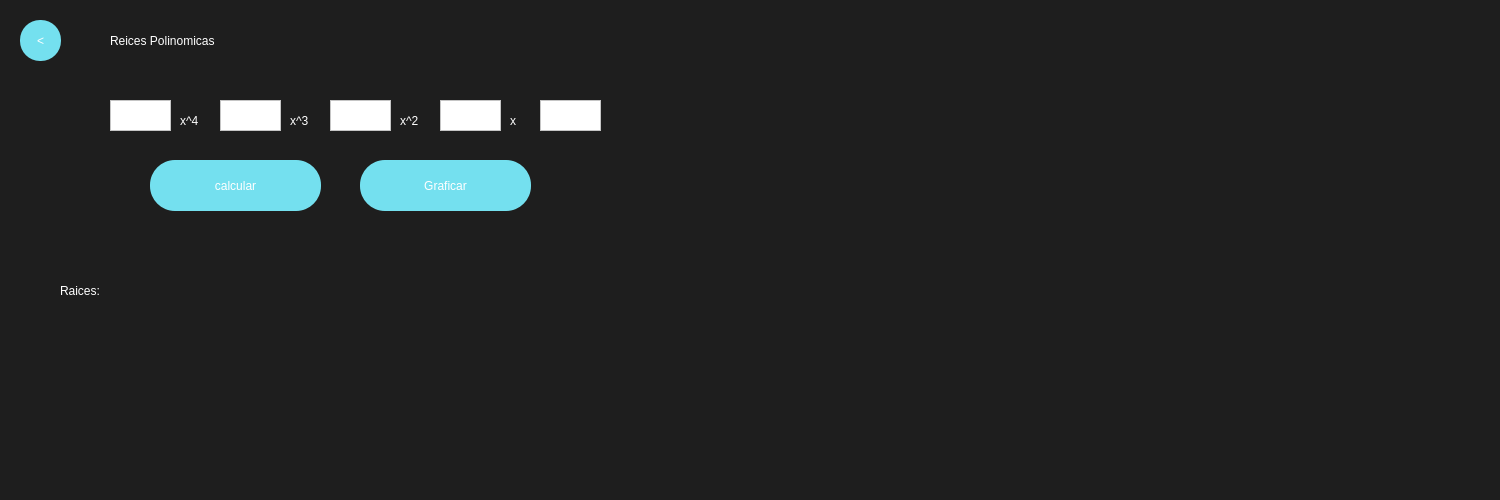
<?xml version="1.0" encoding="UTF-8"?>
<ui version="4.0">
 <class>MainWindow</class>
 <widget class="QMainWindow" name="MainWindow">
  <property name="geometry">
   <rect>
    <x>0</x>
    <y>0</y>
    <width>1500</width>
    <height>500</height>
   </rect>
  </property>
  <property name="minimumSize">
   <size>
    <width>700</width>
    <height>500</height>
   </size>
  </property>
  <property name="maximumSize">
   <size>
    <width>1500</width>
    <height>500</height>
   </size>
  </property>
  <property name="windowTitle">
   <string>MainWindow</string>
  </property>
  <property name="styleSheet">
   <string notr="true">QWidget{
background-color:#1E1E1E;
}

QPushButton{
background-color:#74E0Ef;
color:white;
font: 30pt &quot;Impact&quot;;
border-radius:25px;
}

QPushButton:hover{
background-color:#7A63FF;
color:#74E0Ef;
font: 30pt &quot;Impact&quot;;
border-radius:30px;
}

</string>
  </property>
  <widget class="QWidget" name="centralwidget">
   <widget class="QLabel" name="label">
    <property name="geometry">
     <rect>
      <x>110</x>
      <y>10</y>
      <width>551</width>
      <height>61</height>
     </rect>
    </property>
    <property name="styleSheet">
     <string notr="true">color:white;
font: 50pt &quot;Impact&quot;;
</string>
    </property>
    <property name="text">
     <string>Reices Polinomicas</string>
    </property>
   </widget>
   <widget class="QPushButton" name="RaicesBackButton">
    <property name="geometry">
     <rect>
      <x>20</x>
      <y>20</y>
      <width>41</width>
      <height>41</height>
     </rect>
    </property>
    <property name="styleSheet">
     <string notr="true">font: 20pt &quot;impact&quot;;
border-radius:20px;</string>
    </property>
    <property name="text">
     <string>&lt;</string>
    </property>
   </widget>
   <widget class="QLabel" name="label_5">
    <property name="geometry">
     <rect>
      <x>60</x>
      <y>270</y>
      <width>71</width>
      <height>41</height>
     </rect>
    </property>
    <property name="styleSheet">
     <string notr="true">font:15pt&quot;Arial&quot;;
color:white;</string>
    </property>
    <property name="text">
     <string>Raices:</string>
    </property>
   </widget>
   <widget class="QLabel" name="ResultRaices">
    <property name="geometry">
     <rect>
      <x>160</x>
      <y>270</y>
      <width>1000</width>
      <height>81</height>
     </rect>
    </property>
    <property name="maximumSize">
     <size>
      <width>1000</width>
      <height>16777215</height>
     </size>
    </property>
    <property name="styleSheet">
     <string notr="true">font:20pt&quot;Arial&quot;;
color:white;</string>
    </property>
    <property name="text">
     <string/>
    </property>
   </widget>
   <widget class="QLabel" name="label_6">
    <property name="geometry">
     <rect>
      <x>180</x>
      <y>110</y>
      <width>31</width>
      <height>21</height>
     </rect>
    </property>
    <property name="styleSheet">
     <string notr="true">font:15pt&quot;Arial&quot;;
color:white;</string>
    </property>
    <property name="text">
     <string>x^4</string>
    </property>
   </widget>
   <widget class="QTextEdit" name="Entry4">
    <property name="geometry">
     <rect>
      <x>110</x>
      <y>100</y>
      <width>61</width>
      <height>31</height>
     </rect>
    </property>
    <property name="styleSheet">
     <string notr="true">background-color: rgb(255, 255, 255);</string>
    </property>
   </widget>
   <widget class="QLabel" name="label_7">
    <property name="geometry">
     <rect>
      <x>290</x>
      <y>110</y>
      <width>31</width>
      <height>21</height>
     </rect>
    </property>
    <property name="styleSheet">
     <string notr="true">font:15pt&quot;Arial&quot;;
color:white;</string>
    </property>
    <property name="text">
     <string>x^3</string>
    </property>
   </widget>
   <widget class="QTextEdit" name="Entry3">
    <property name="geometry">
     <rect>
      <x>220</x>
      <y>100</y>
      <width>61</width>
      <height>31</height>
     </rect>
    </property>
    <property name="styleSheet">
     <string notr="true">background-color: rgb(255, 255, 255);</string>
    </property>
   </widget>
   <widget class="QLabel" name="label_8">
    <property name="geometry">
     <rect>
      <x>400</x>
      <y>110</y>
      <width>31</width>
      <height>21</height>
     </rect>
    </property>
    <property name="styleSheet">
     <string notr="true">font:15pt&quot;Arial&quot;;
color:white;</string>
    </property>
    <property name="text">
     <string>x^2</string>
    </property>
   </widget>
   <widget class="QTextEdit" name="Entry2">
    <property name="geometry">
     <rect>
      <x>330</x>
      <y>100</y>
      <width>61</width>
      <height>31</height>
     </rect>
    </property>
    <property name="styleSheet">
     <string notr="true">background-color: rgb(255, 255, 255);</string>
    </property>
   </widget>
   <widget class="QLabel" name="label_9">
    <property name="geometry">
     <rect>
      <x>510</x>
      <y>110</y>
      <width>21</width>
      <height>21</height>
     </rect>
    </property>
    <property name="styleSheet">
     <string notr="true">font:15pt&quot;Arial&quot;;
color:white;</string>
    </property>
    <property name="text">
     <string>x</string>
    </property>
   </widget>
   <widget class="QTextEdit" name="Entry1">
    <property name="geometry">
     <rect>
      <x>440</x>
      <y>100</y>
      <width>61</width>
      <height>31</height>
     </rect>
    </property>
    <property name="styleSheet">
     <string notr="true">background-color: rgb(255, 255, 255);</string>
    </property>
   </widget>
   <widget class="QTextEdit" name="Entry0">
    <property name="geometry">
     <rect>
      <x>540</x>
      <y>100</y>
      <width>61</width>
      <height>31</height>
     </rect>
    </property>
    <property name="styleSheet">
     <string notr="true">background-color: rgb(255, 255, 255);</string>
    </property>
   </widget>
   <widget class="QPushButton" name="RaicesCalculateButton">
    <property name="geometry">
     <rect>
      <x>150</x>
      <y>160</y>
      <width>171</width>
      <height>51</height>
     </rect>
    </property>
    <property name="styleSheet">
     <string notr="true"/>
    </property>
    <property name="text">
     <string>calcular</string>
    </property>
   </widget>
   <widget class="QPushButton" name="RaicesGraficarButton">
    <property name="geometry">
     <rect>
      <x>360</x>
      <y>160</y>
      <width>171</width>
      <height>51</height>
     </rect>
    </property>
    <property name="styleSheet">
     <string notr="true"/>
    </property>
    <property name="text">
     <string>Graficar</string>
    </property>
   </widget>
  </widget>
 </widget>
 <resources/>
 <connections/>
</ui>
